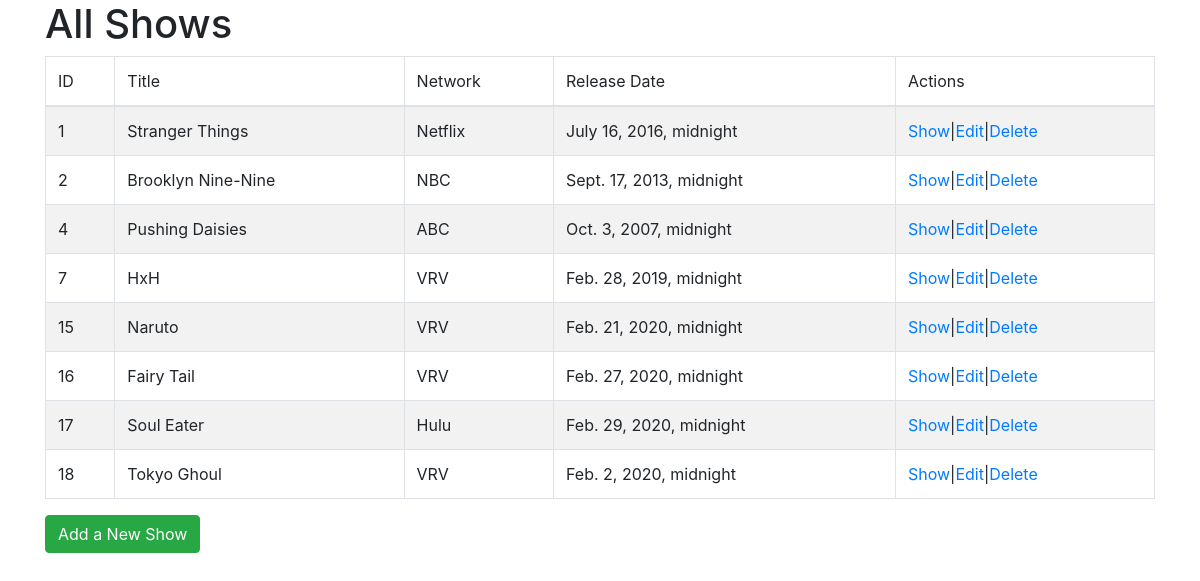
The page / on the database its author committed.
### tv_app/models.py (models this page shows)
class Show(models.Model):
    title = models.CharField(max_length=255)
    network = models.CharField(max_length=255)
    release_date = models.DateTimeField()
    desc = models.CharField(max_length=255)
    created_at = models.DateTimeField(auto_now_add=True)
    updated_at = models.DateTimeField(auto_now=True)
    objects = ShowManager()

### tv_app/views.py (the view)
# urls.py: path('', views.index),
def index(request):
    context={
        'allshows':Show.objects.all()
    }
    return render(request, 'index.html', context)

### tv_app/templates/index.html (shortened to what this page needs)
<!DOCTYPE html>
<html lang="en">
<head>
    <link rel="stylesheet" href="https://stackpath.bootstrapcdn.com/bootstrap/4.4.1/css/bootstrap.min.css">
</head>
<body>
    <div id="wrapper" class="container">
        <div id="all_the_shows">
            <h1>All Shows</h1>
            <table class="table table-striped table-bordered">
                <thead>
                    <td>ID</td>
                    <td>Title</td>
                    <td>Network</td>
                    <td>Release Date</td>
                    <td>Actions</td>
                </thead>
                <tbody>
                    {% for show in allshows%}
                    <tr>
                        <td>{{show.id}}</td>
                        <td>{{show.title}}</td>
                        <td>{{show.network}}</td>
                        <td>{{show.release_date}}</td>
                        <td><a href="/shows2/{{show.id}}">Show</a>|<a href="/edit/{{show.id}}">Edit</a>|<a href="/delete_show_on_list/{{show.id}}/destroy">Delete</a></td>
                    </tr>
                    {%endfor%}
                </tbody>
            </table>
            <a class="btn btn-success text-white" roll=button href="/new">Add a New Show</a>
        </div>
    </div>
</body>
</html>

### rows shown on the page
Show: id "1", title "Stranger Things", network "Netflix", release_date "July 16, 2016, midnight"
Show: id "2", title "Brooklyn Nine-Nine", network "NBC", release_date "Sept. 17, 2013, midnight"
Show: id "4", title "Pushing Daisies", network "ABC", release_date "Oct. 3, 2007, midnight"
Show: id "7", title "HxH", network "VRV", release_date "Feb. 28, 2019, midnight"
Show: id "15", title "Naruto", network "VRV", release_date "Feb. 21, 2020, midnight"
Show: id "16", title "Fairy Tail", network "VRV", release_date "Feb. 27, 2020, midnight"
Show: id "17", title "Soul Eater", network "Hulu", release_date "Feb. 29, 2020, midnight"
Show: id "18", title "Tokyo Ghoul", network "VRV", release_date "Feb. 2, 2020, midnight"
